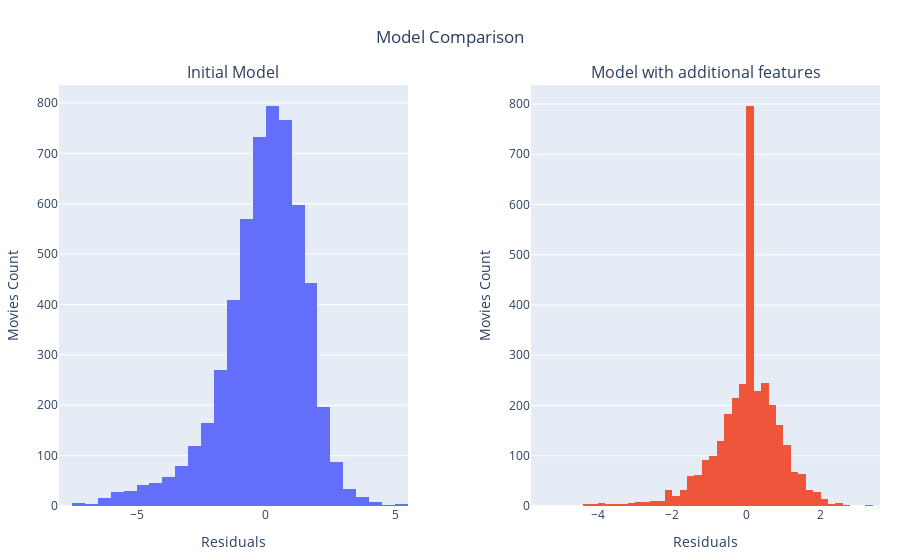

The notebook cell saved with this chart:
### Code cell
import plotly.graph_objects as go
from plotly.subplots import make_subplots

# Create subplots with specified spacing
fig = make_subplots(rows=1, cols=2, subplot_titles=("Initial Model", "Model with additional features"),
                    horizontal_spacing=0.15)  # Adjust the spacing as needed

# Adding the first histogram (Initial Model)
fig.add_trace(
    go.Histogram(x=Y0 - y_pred_0, nbinsx=50),
    row=1, col=1
)

# Adding the second histogram (Better Model)
fig.add_trace(
    go.Histogram(x=Y - y_pred, nbinsx=50),
    row=1, col=2
)

# Update layout for the whole figure
fig.update_layout(
    title_text='Model Comparison',
    title_x=0.5,  # Center the main title
    margin=dict(l=20, r=20, t=85, b=20),  # Adjust margins to add space around the subplots
    showlegend=False  # Hide the legend
)

# Update x-axis and y-axis labels
fig.update_xaxes(title_text="Residuals", row=1, col=1)
fig.update_xaxes(title_text="Residuals", row=1, col=2)
fig.update_yaxes(title_text="Movies Count", row=1, col=1)
fig.update_yaxes(title_text="Movies Count", row=1, col=2)

# Show the figure
fig.show()

# Save the plot as an HTML file (for interactive features)
fig.write_html('assets/plots/model_comparison.html')

# Save the plot as an image file (e.g., PNG)
fig.write_image('assets/plots/model_comparison.png', engine='kaleido')

### Figure 1 — Plotly figure (JSON) as saved in the notebook; plotly's stock layout.template omitted (floating-point values rounded to 4 significant figures; data arrays with more than 128 entries replaced by an {"elided": "..."} marker saying what was removed)
{"data": [{"nbinsx": 50, "type": "histogram", "x": {"elided": "5516 float values"}, "xaxis": "x", "yaxis": "y"}, {"nbinsx": 50, "type": "histogram", "x": {"elided": "3201 float values"}, "xaxis": "x2", "yaxis": "y2"}], "layout": {"annotations": [{"font": {"size": 16}, "showarrow": false, "text": "Initial Model", "x": 0.2125, "xanchor": "center", "xref": "paper", "y": 1, "yanchor": "bottom", "yref": "paper"}, {"font": {"size": 16}, "showarrow": false, "text": "Model with additional features", "x": 0.7875, "xanchor": "center", "xref": "paper", "y": 1, "yanchor": "bottom", "yref": "paper"}], "margin": {"b": 20, "l": 20, "r": 20, "t": 85}, "showlegend": false, "title": {"text": "Model Comparison", "x": 0.5}, "xaxis": {"anchor": "y", "domain": [0, 0.425], "title": {"text": "Residuals"}}, "xaxis2": {"anchor": "y2", "domain": [0.575, 1], "title": {"text": "Residuals"}}, "yaxis": {"anchor": "x", "domain": [0, 1], "title": {"text": "Movies Count"}}, "yaxis2": {"anchor": "x2", "domain": [0, 1], "title": {"text": "Movies Count"}}}}
